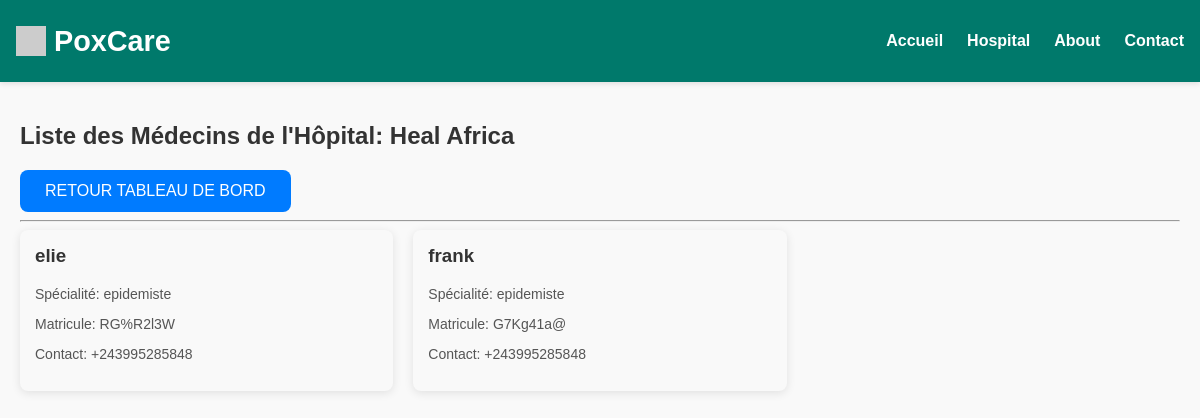
The app's page /hopital/1/medecins/ with its own data.
### evaluation/models.py (models this page shows, shortened)
class Hopital(models.Model):
    MATRICULE_LENGTH = 8
    matricule = models.CharField(
        max_length=MATRICULE_LENGTH,
        unique=True,
        default=generate_hopital_matricule,
        editable=False
    )
    name = models.CharField(max_length=100)
    address = models.TextField()
    emergency_contact = models.CharField(max_length=15)
    province = models.ForeignKey('Province', on_delete=models.CASCADE, related_name='hopitaux')
    photo = models.ImageField(upload_to='hopital_photos/', blank=True, null=True)

class Medecin(models.Model):
    MATRICULE_LENGTH = 8
    SEXE_CHOICES = [
        ('M', 'Masculin'),
        ('F', 'Féminin'),
    ]
    matricule = models.CharField(
        max_length=MATRICULE_LENGTH,
        unique=True,
        default=generate_medecin_matricule,  # Appel de la fonction sans lambda
        editable=False
    )
    name = models.CharField(max_length=100)
    post_nom = models.CharField(max_length=100)
    sexe = models.CharField(max_length=1, choices=SEXE_CHOICES)
    specialite = models.CharField(max_length=100)
    emergency_contact = models.CharField(max_length=15)
    hopital = models.ForeignKey(Hopital, on_delete=models.CASCADE, related_name='medecins')
    province = models.ForeignKey(Province, on_delete=models.CASCADE)

### evaluation/views.py (the view)
# urls.py: path('hopital/<int:hopital_id>/medecins/', views.medecin_list_by_hopital, name='medecin_list_by_hopital'),
def medecin_list_by_hopital(request, hopital_id):
    hopital = get_object_or_404(Hopital, id=hopital_id)
    medecins = Medecin.objects.filter(hopital=hopital)
    return render(request, 'diagnosis/medecin_list_by_hopital.html', {
        'hopital': hopital,
        'medecins': medecins
    })

### templates/diagnosis/medecin_list_by_hopital.html (shortened to what this page needs)
{% extends 'base.html' %}
{% block content %}
    <div class="medecins-container">
        <h2>Liste des Médecins de l'Hôpital: {{ hopital.name }}</h2>
        <a href="{% url 'hopital_dashboard' %}" class="back-link">Retour tableau de bord</a><hr>
        {% if medecins %}
            <div class="medecins-list">
                {% for medecin in medecins %}
                    <div class="medecin-card">
                        <h3>{{ medecin.name }}</h3>
                        <p>Spécialité: {{ medecin.specialite }}</p>
                        <p>Matricule: {{ medecin.matricule }}</p>
                        <p>Contact: {{ medecin.emergency_contact }}</p>
                    </div>
                {% endfor %}
            </div>
        {% else %}
            <p>Aucun médecin trouvé pour cet hôpital.</p>
        {% endif %}
    </div>
{% endblock %}

### templates/base.html (style rules this page uses)
body { margin: 0; font-family: 'Arial', sans-serif; background: #f9f9f9; color: #333; }

### templates/diagnosis/medecin_list_by_hopital.html (style rules this page uses)
.medecins-container { padding: 20px; }
.medecins-list { display: grid; grid-template-columns: repeat(3, 1fr); gap: 20px; }
.medecin-card { background-color: #f9f9f9; padding: 15px; border-radius: 8px; box-shadow: 0 2px 10px rgba(0, 0, 0, 0.1); }
.medecin-card h3 { margin-top: 0; }
.medecin-card p { font-size: 14px; color: #555; }
.back-link { display: inline-block; padding: 12px 25px; background-color: #007bff; color: white; text-decoration: none; border-radius: 8px; font-size: 1rem; text-transform: uppercase; transition: background-color 0.3s ease; }

### records on screen
Hopital: name "Heal Africa"
Medecin: name "elie", specialite "epidemiste", matricule "RG%R2l3W", emergency_contact "+243995285848"
Medecin: name "frank", specialite "epidemiste", matricule "G7Kg41a@", emergency_contact "+243995285848"
